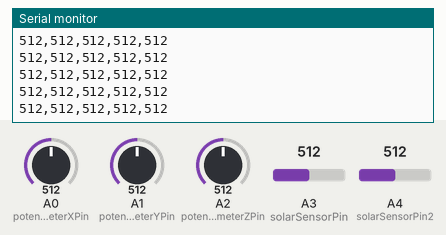
The sketch below on a simulated Arduino Uno, built with avr-gcc and run on an emulated ATmega328P. On the bench: the last lines printed to the serial monitor. The inputs (shaded band) are chosen by the test bench; at power-on: A0 (potenciometerXPin) = 512, A1 (potenciometerYPin) = 512, A2 (potenciometerZPin) = 512, A3 (solarSensorPin) = 512, A4 (solarSensorPin2) = 512.

Above: at 1.2 s.
1.3 s: A0 (potenciometerXPin) set to 106
At 2.1 s:
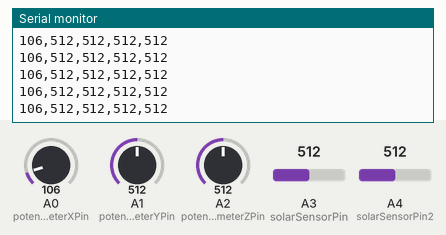
2.8 s: A0 (potenciometerXPin) set to 93
At 3.9 s:
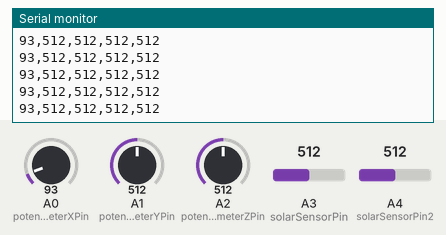
Timing chart, 0 to 5.8 s (numbered marks = the images above; inputs shaded):
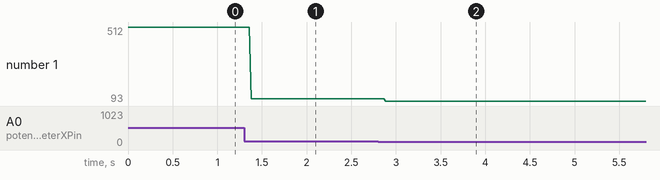

Measured:
- after the input at 1.3 s, the serial monitor: prints a new line after 0.08 s (image 1)
- after the input at 2.8 s, the serial monitor: prints a new line after 0.08 s (image 2)
- plotted number 1: 512 → 106 after the input at 1.3 s, 106 → 93 after the input at 2.8 s

The sketch:

sensor_x_y.ino
```cpp
//Code by Andres Lara
/*Note: This code allows the user to get data from different
electronic elements such as button, potenciometers and solar sensor,
and send the data in a string to the serial port. This data
can be use in processing to create different elements.*/

//Pin Numbers
int potenciometerXPin = A0;
int potenciometerYPin = A1;
int potenciometerZPin = A2;
int solarSensorPin = A3;
int solarSensorPin2 = A4;
int buttonStatePin = 11;
int counterNumber = 0;
int maxCounter = 4;

int potenciometerX;
int potenciometerY;
int potenciometerZ;
int solarSensor;
int solarSensor2;
int buttonState;
String strVal1;
String strVal2;
String strVal3;
String strVal4;
String strVal5;

void setup(){
  pinMode(potenciometerXPin, INPUT);
  pinMode(potenciometerYPin, INPUT);
  pinMode(potenciometerZPin, INPUT);
  pinMode(solarSensorPin, INPUT);
  pinMode(solarSensorPin2, INPUT);
  pinMode(buttonStatePin, INPUT);
  Serial.begin(9600);
}

void loop(){
  //Reads the information from each port.
  potenciometerX = analogRead(potenciometerXPin);
  potenciometerY = analogRead(potenciometerYPin);
  potenciometerZ = analogRead(potenciometerZPin);
  solarSensor = analogRead(solarSensorPin);
  solarSensor2 = analogRead(solarSensorPin2);
  //buttonState = digitalRead(buttonStatePin);

  //Converts every element to a string
  strVal1 = String(potenciometerX);
  strVal2 = String(potenciometerY);
  strVal3 = String(potenciometerZ);
  strVal4 = String(solarSensor);
  strVal5 = String(solarSensor2);

  //If button is clicked this will add one digit to counter
  /*if (buttonState == HIGH) {
      counterNumber++;
      delay(1000);
  }*/

  //This allow to have a max limit to the counter
  /*if (counterNumber >= maxCounter) {
     counterNumber = 0;
  }*/

  //Send all the strings into a same line separeted by coma.
  Serial.println(strVal1 + "," + strVal2 + "," + strVal3 + "," + strVal4 + "," + strVal5);

}
```
